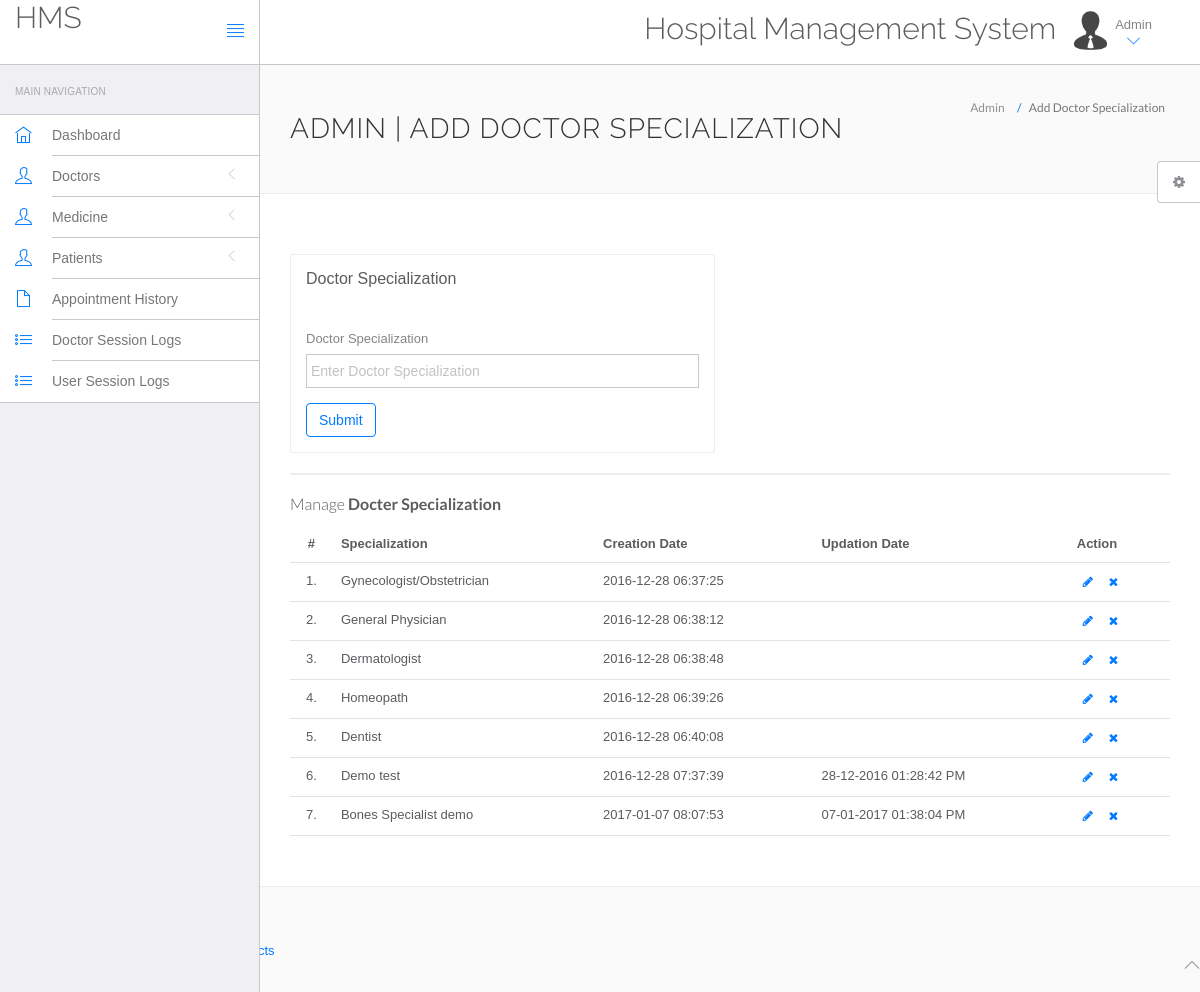
Page /hms/admin/doctor-specilization.php (signed in) on the committed database.
### tables this page shows
CREATE TABLE `doctorspecilization` (
  `id` int(11) NOT NULL,
  `specilization` varchar(255) NOT NULL,
  `creationDate` timestamp NOT NULL DEFAULT current_timestamp(),
  `updationDate` varchar(255) NOT NULL
);

### hms/admin/doctor-specilization.php (the view, shortened to what this page needs)
<?php
include('include/config.php');
?>
<!DOCTYPE html>
<html lang="en">
	<head>
		<link rel="stylesheet" href="vendor/bootstrap/css/bootstrap.min.css">
		<link rel="stylesheet" href="vendor/fontawesome/css/font-awesome.min.css">
		<link rel="stylesheet" href="vendor/themify-icons/themify-icons.min.css">
		<link href="vendor/animate.css/animate.min.css" rel="stylesheet" media="screen">
		<link href="vendor/perfect-scrollbar/perfect-scrollbar.min.css" rel="stylesheet" media="screen">
		<link href="vendor/switchery/switchery.min.css" rel="stylesheet" media="screen">
		<link href="vendor/bootstrap-touchspin/jquery.bootstrap-touchspin.min.css" rel="stylesheet" media="screen">
		<link href="vendor/select2/select2.min.css" rel="stylesheet" media="screen">
		<link href="vendor/bootstrap-datepicker/bootstrap-datepicker3.standalone.min.css" rel="stylesheet" media="screen">
		<link href="vendor/bootstrap-timepicker/bootstrap-timepicker.min.css" rel="stylesheet" media="screen">
		<link rel="stylesheet" href="assets/css/styles.css">
		<link rel="stylesheet" href="assets/css/plugins.css">
		<link rel="stylesheet" href="assets/css/themes/theme-1.css" id="skin_color" />
	</head>
	<body>
		<div id="app">
<?php include('include/sidebar.php');?>
			<div class="app-content">
						<?php include('include/header.php');?>
				<div class="main-content" >
					<div class="wrap-content container" id="container">
						<section id="page-title">
							<div class="row">
								<div class="col-sm-8">
									<h1 class="mainTitle">Admin | Add Doctor Specialization</h1>
																	</div>
								<ol class="breadcrumb">
									<li>
										<span>Admin</span>
									</li>
									<li class="active">
										<span>Add Doctor Specialization</span>
									</li>
								</ol>
							</div>
						</section>
						<div class="container-fluid container-fullw bg-white">
							<div class="row">
								<div class="col-md-12">
									<div class="row margin-top-30">
										<div class="col-lg-6 col-md-12">
											<div class="panel panel-white">
												<div class="panel-heading">
													<h5 class="panel-title">Doctor Specialization</h5>
												</div>
												<div class="panel-body">
													<form role="form" name="dcotorspcl" method="post" >
														<div class="form-group">
															<label for="exampleInputEmail1">
																Doctor Specialization
															</label>
							<input type="text" name="doctorspecilization" class="form-control"  placeholder="Enter Doctor Specialization">
														</div>
														<button type="submit" name="submit" class="btn btn-o btn-primary">
															Submit
														</button>
													</form>
												</div>
											</div>
										</div>
											</div>
										</div>
									<div class="col-lg-12 col-md-12">
											<div class="panel panel-white">
											</div>
										</div>
									</div>
									<div class="row">
								<div class="col-md-12">
									<h5 class="over-title margin-bottom-15">Manage <span class="text-bold">Docter Specialization</span></h5>
									<table class="table table-hover" id="sample-table-1">
										<thead>
											<tr>
												<th class="center">#</th>
												<th>Specialization</th>
												<th class="hidden-xs">Creation Date</th>
												<th>Updation Date</th>
												<th>Action</th>
											</tr>
										</thead>
										<tbody>
<?php
$sql=mysqli_query($bd,"select * from doctorSpecilization");
$cnt=1;
while($row=mysqli_fetch_array($sql))
{
?>
											<tr>
												<td class="center"><?php echo $cnt;?>.</td>
												<td class="hidden-xs"><?php echo $row['specilization'];?></td>
												<td><?php echo $row['creationDate'];?></td>
												<td><?php echo $row['updationDate'];?>
												</td>
												<td >
												<div class="visible-md visible-lg hidden-sm hidden-xs">
							<a href="edit-doctor-specialization.php?id=<?php echo $row['id'];?>" class="btn btn-transparent btn-xs" tooltip-placement="top" tooltip="Edit"><i class="fa fa-pencil"></i></a>
	<a href="doctor-specilization.php?id=<?php echo $row['id']?>&del=delete" onClick="return confirm('Are you sure you want to delete?')"class="btn btn-transparent btn-xs tooltips" tooltip-placement="top" tooltip="Remove"><i class="fa fa-times fa fa-white"></i></a>
												</div>
												</td>
											</tr>
											<?php
$cnt=$cnt+1;
											 }?>
										</tbody>
									</table>
								</div>
							</div>
								</div>
							</div>
						</div>
					</div>
				</div>
	<?php include('include/footer.php');?>
	<?php include('include/setting.php');?>
	</body>
</html>

### hms/admin/assets/css/themes/theme-1.css (style rules this page uses)
body { background: #FAFAFA; }

### rows in the picture
doctorspecilization: specilization "Gynecologist/Obstetrician", creationDate "2016-12-28 06:37:25"
doctorspecilization: specilization "General Physician", creationDate "2016-12-28 06:38:12"
doctorspecilization: specilization "Dermatologist", creationDate "2016-12-28 06:38:48"
doctorspecilization: specilization "Homeopath", creationDate "2016-12-28 06:39:26"
doctorspecilization: specilization "Dentist", creationDate "2016-12-28 06:40:08"
doctorspecilization: specilization "Demo test", creationDate "2016-12-28 07:37:39", updationDate "28-12-2016 01:28:42 PM"
doctorspecilization: specilization "Bones Specialist demo", creationDate "2017-01-07 08:07:53", updationDate "07-01-2017 01:38:04 PM"
